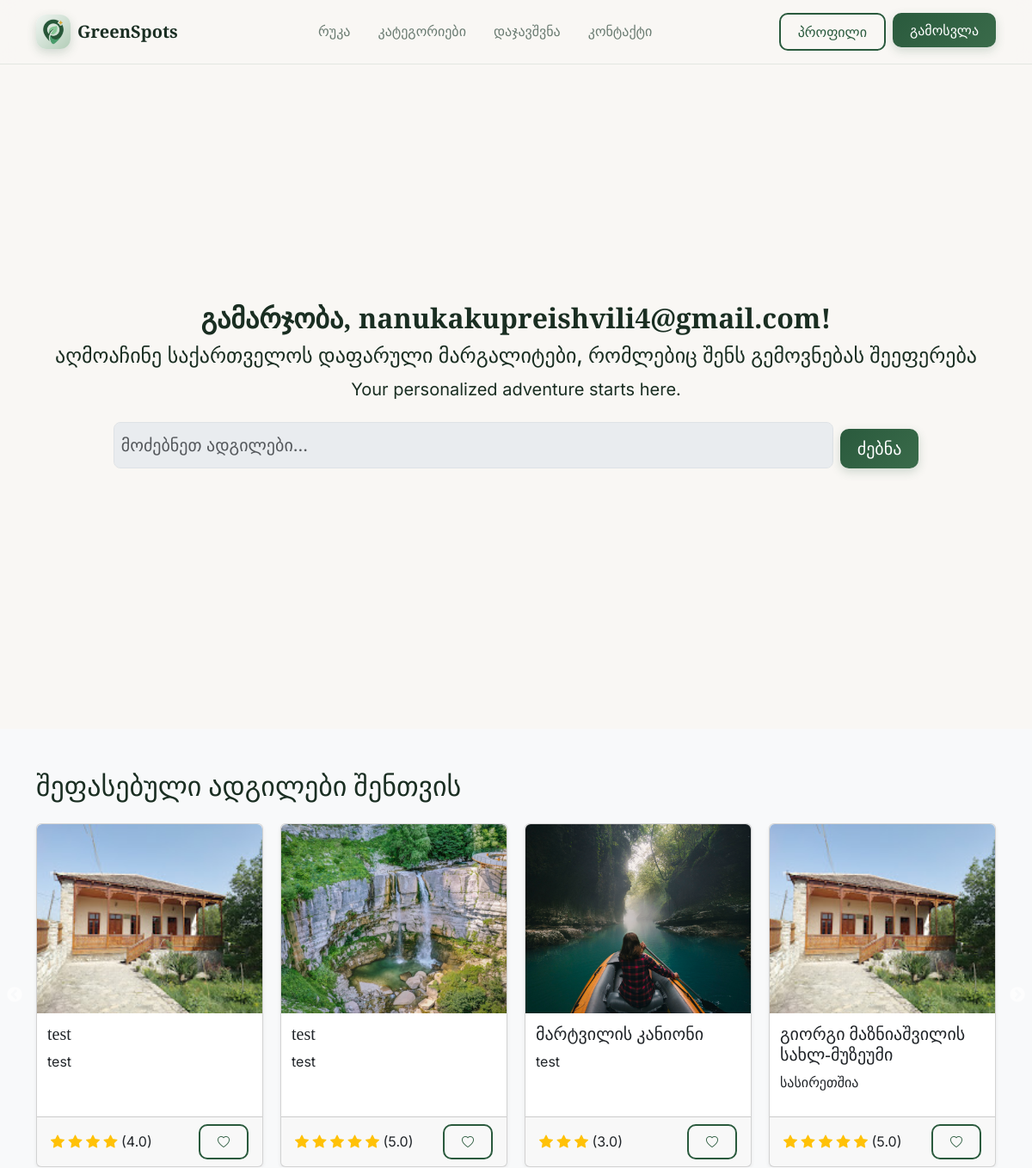
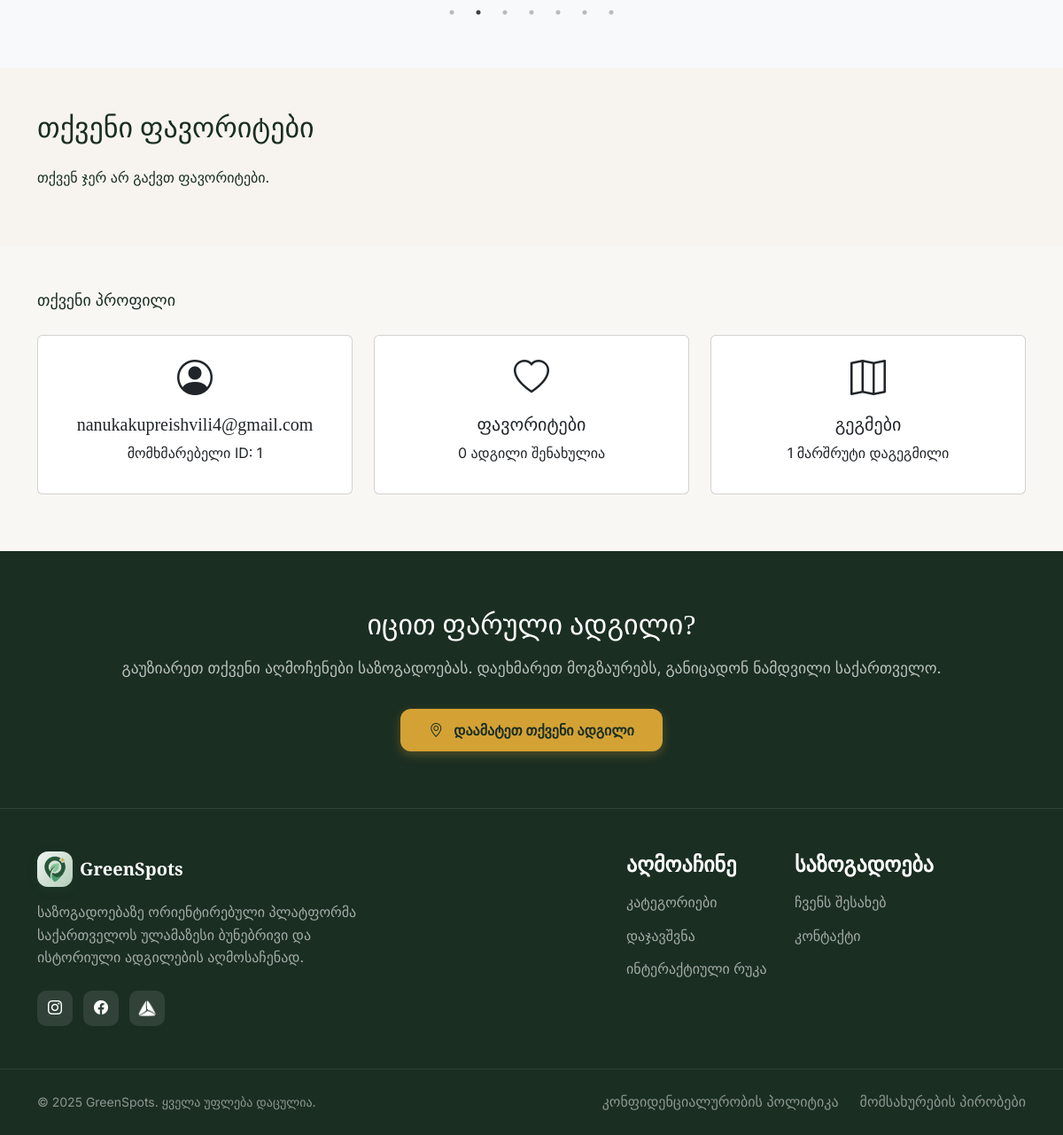
Screenshot of /home (signed in) with the database file from the repository (2 pictures, top to bottom).
### models.py (models this page shows, shortened)
class User(UserMixin, db.Model):
    id = db.Column(db.Integer, primary_key=True)
    username = db.Column(db.String(100), unique=True, nullable=False)
    email = db.Column(db.String(120), unique=True, nullable=False)
    password_hash = db.Column(db.String(200), nullable=False)  # <-- updated
    favorites = db.relationship('Place', secondary=favorites_table, backref=db.backref('favorited_by', lazy='select'))
    role = db.Column(db.String(50), default="user")  # optional
    is_admin = db.Column(db.Boolean, default=False)

class Place(db.Model):
    id = db.Column(db.Integer, primary_key=True)
    name = db.Column(db.String(150), nullable=False)
    description = db.Column(db.Text, nullable=False)
    category = db.Column(db.String(50), nullable=False)
    region = db.Column(db.String(50))
    image = db.Column(db.String(200))
    latitude = db.Column(db.Float, nullable=True)
    longitude = db.Column(db.Float, nullable=True)
    rating = db.Column(db.Float)
    user_id = db.Column(db.Integer, db.ForeignKey('user.id'))
    user = db.relationship('User', backref='places')
    ratings = db.relationship('Rating', backref='place', lazy=True)

### app.py (the view)
@app.route("/home")
@login_required
def home():
    places = Place.query.all()
    suggested_places = random.sample(places, min(10, len(places)))
    for place in suggested_places:
        place.avg_rating = round(sum(r.stars for r in place.ratings) / len(place.ratings), 1) if place.ratings else 0
    user_favorites = current_user.favorites
    max_favorites = 6
    favorites_to_show = (
        random.sample(user_favorites, max_favorites)
        if len(user_favorites) > max_favorites else user_favorites
    )
    for fav in favorites_to_show:
        fav.avg_rating = round(sum(r.stars for r in fav.ratings) / len(fav.ratings), 1) if fav.ratings else 0
    user_favorite_ids = [p.id for p in current_user.favorites]
    planned_count = PlannedRoute.query.filter_by(user_id=current_user.id).count()
    return render_template(
        "home.html",
        places=places,
        suggested_places=suggested_places,
        favorites_to_show=favorites_to_show,
        user_favorite_ids=user_favorite_ids,
        planned_count=planned_count
    )

### app.py (called while the page is built)
@login_manager.user_loader
def load_user(user_id):
    return User.query.get(int(user_id))

### templates/home.html (shortened to what this page needs)
{% extends "base.html" %}
{% block css %}
<link rel="stylesheet" href="{{ url_for('static', filename='css/index.css') }}">
<link rel="stylesheet" href="{{ url_for('static', filename='css/dashboard.css') }}">
<link rel="stylesheet" type="text/css" href="https://cdn.jsdelivr.net/npm/slick-carousel@1.8.1/slick/slick.css"/>
<link rel="stylesheet" type="text/css" href="https://cdn.jsdelivr.net/npm/slick-carousel@1.8.1/slick/slick-theme.css"/>
{% endblock %}
{% block content %}
<section class="hero-section py-5 mt-5 text-center">
    <div class="container">
        <h1 class="hero-title">გამარჯობა, {{ current_user.username }}!</h1>
        <p class="hero-slogan-georgian">აღმოაჩინე საქართველოს დაფარული მარგალიტები, რომლებიც შენს გემოვნებას შეეფერება</p>
        <p class="hero-subtitle">Your personalized adventure starts here.</p>
        <div class="d-flex justify-content-center gap-2 mt-4">
            <input type="text" class="form-control form-control-lg w-75" placeholder="მოძებნეთ ადგილები..." disabled>
            <button class="btn btn-primary-green btn-lg">ძებნა</button>
        </div>
    </div>
</section>
<section id="suggestions" class="featured-section py-5 bg-light">
    <div class="container">
        <h2 class="mb-4">შეფასებული ადგილები შენთვის</h2>
        {% if suggested_places %}
        <div class="suggested-slider">
            {% for place in suggested_places %}
            <div>
                <div class="card h-100 shadow-sm">
                    <img src="{{ url_for('static', filename='uploads/' ~ (place.image or 'placeholder.png')) }}" class="card-img-top" alt="{{ place.name }}">
                    <div class="card-body">
                        <h5 class="card-title">{{ place.name }}</h5>
                        <p class="card-text">{{ place.description }}</p>
                    </div>
                    <div class="card-footer d-flex justify-content-between align-items-center">
                        <span>
                            {% for i in range(place.avg_rating|int) %}
                                <i class="bi bi-star-fill text-warning"></i>
                            {% endfor %}
                            ({{ '%.1f' % place.avg_rating }})
                        </span>
                        <button class="btn btn-sm btn-outline-green favorite-btn" data-id="{{ place.id }}">
                            {% if place.id in user_favorite_ids %}
                                <i class="bi bi-heart-fill text-danger"></i>
                            {% else %}
                                <i class="bi bi-heart"></i>
                            {% endif %}
                        </button>
                    </div>
                </div>
            </div>
            {% endfor %}
        </div>
        {% else %}
        <p>ამ კატეგორიაში ჯერ არ არის ადგილები.</p>
        {% endif %}
    </div>
</section>
<section id="favorites" class="categories-section py-5">
    <div class="container">
        <h2 class="mb-4">თქვენი ფავორიტები</h2>
        {% if favorites_to_show %}
        <div class="favorites-slider">
            {% for favorite in favorites_to_show %}
            <div>
                <div class="card h-100">
                    <img src="{{ url_for('static', filename='uploads/' + favorite.image) }}" class="card-img-top" alt="{{ favorite.name }}">
                    <div class="card-body">
                        <h5 class="card-title">{{ favorite.name }}</h5>
                        <form method="POST" action="{{ url_for('toggle_favorite', place_id=favorite.id) }}">
                            <button type="submit" class="btn btn-sm btn-outline-green">
                                <i class="bi bi-heart-fill text-danger"></i> წაშლა
                            </button>
                        </form>
                    </div>
                </div>
            </div>
            {% endfor %}
        </div>
        {% else %}
        <p>თქვენ ჯერ არ გაქვთ ფავორიტები.</p>
        {% endif %}
    </div>
</section>
<section id="profile" class="how-section py-5">
    <div class="container">
        <a href="{{ url_for('profile') }}" class="mb-4 d-block" style="text-decoration: none; color: inherit; font-size: large;">თქვენი პროფილი</a>
        <div class="row">
            <div class="col-md-4 mb-3">
                <div class="card text-center p-3 h-100">
                    <i class="bi bi-person-circle fs-1 mb-2"></i>
                    <h5>{{ current_user.username }}</h5>
                    <p>მომხმარებელი ID: {{ current_user.id }}</p>
                </div>
            </div>
            <div class="col-md-4 mb-3">
                <div class="card text-center p-3 h-100">
                    <i class="bi bi-heart fs-1 mb-2"></i>
                    <h5>ფავორიტები</h5>
                    <p>{{ current_user.favorites|length }} ადგილი შენახულია</p>
                </div>
            </div>
            <div class="col-md-4 mb-3">
                <div class="card text-center p-3 h-100">
                    <i class="bi bi-map fs-1 mb-2"></i>
                    <h5>გეგმები</h5>
                    <p>{{ current_user.routes|length }} მარშრუტი დაგეგმილი</p>
                </div>
            </div>
        </div>
    </div>
</section>
{% endblock %}

### static/css/index.css (style rules this page uses)
:root { --forest-50: #f0f5f2; --forest-100: #d9e6de; --forest-200: #b3cdb8; --forest-300: #6b9b7a; --forest-400: #4a7d5a; --forest-500: #3a6b4a; --forest-600: #2a5a3d; --forest-700: #234a33; --forest-800: #1c3a28; --forest-900: #152a1e; --sand-50: #fdfcfa; --sand-100: #f7f4ef; --sand-200: #ede7db; --sand-300: #d9cfbc; --sand-400: #c9a855; --sand-500: #d4a234; --background: #f9f7f4; --foreground: #1a2e22; --muted: #6b7c72; --accent: #d4a234; }
html { scroll-behavior: smooth; }
* { margin: 0; padding: 0; box-sizing: border-box; }
body { font-family: "ALK life", 'Inter', sans-serif; background-color: var(--background); color: var(--foreground); line-height: 1.6; }
h1, h2, h3, h4, h5, h6 { font-family: 'Playfair Display', "ALK life", serif; }
.btn-primary-green { background: linear-gradient(135deg, var(--forest-600), var(--forest-500)); border: none; color: white; padding: 0.5rem 1.25rem; border-radius: 10px; font-weight: 500; transition: all 0.3s ease; box-shadow: 0 4px 12px rgba(42, 90, 61, 0.2); }
.btn-outline-green { background: transparent; border: 2px solid var(--forest-600); color: var(--forest-600); padding: 0.5rem 1.25rem; border-radius: 10px; font-weight: 500; transition: all 0.3s ease; }
.hero-section { position: relative; height: 100vh; display: flex; align-items: center; justify-content: center; overflow: hidden; }
.hero-title { font-size: 4rem; font-weight: 700; margin-bottom: 1rem; animation: fadeUp 0.6s ease-out 0.1s forwards; opacity: 0; }
.hero-slogan-georgian { font-size: 1.5rem; font-weight: 500; margin-bottom: 0.5rem; opacity: 0.9; animation: fadeUp 0.6s ease-out 0.2s forwards; opacity: 0; }
.hero-subtitle { font-size: 1.25rem; opacity: 0.7; margin-bottom: 3rem; animation: fadeUp 0.6s ease-out 0.3s forwards; opacity: 0; }
.featured-section { padding: 6rem 0; background: var(--background); }
.categories-section { padding: 6rem 0; background: var(--sand-100); }
.how-section { padding: 6rem 0; background: var(--background); }
img { max-width: 100%; height: auto; }
body { overflow-x: hidden; }

### static/css/dashboard.css (style rules this page uses)
body { font-family: "ALK life", 'Inter', sans-serif; margin: 0; padding: 0; }
html { scroll-behavior: smooth; }
.card-img-top { width: 100%; height: 200px; object-fit: cover; object-position: center; border-radius: 6px 6px 0 0; }
.card-body { min-height: 120px; padding: 0.75rem; }
.card.h-100 { display: flex; flex-direction: column; }
.card.h-100 .card-body { flex-grow: 1; }
#suggestions .card-img-top { height: 220px; }
.hero-section { padding: 3rem 1rem 2rem 1rem; text-align: center; }
.hero-section h1.hero-title { margin-bottom: 0.5rem; line-height: 1.2; font-size: 2rem; }
.hero-section p { margin-bottom: 0.5rem; line-height: 1.4; }
.hero-section .d-flex { flex-wrap: wrap; justify-content: center; gap: 0.5rem; margin-top: 1rem; }
.hero-section .form-control { max-width: 100%; min-width: 200px; padding: 0.5rem; }
.hero-section .btn-lg { margin-top: 0.5rem; }
#profile .col-md-4 { margin-bottom: 15px; }
.suggested-slider .slick-slide { padding: 0 10px; }
.suggested-slider { margin: 0 -10px; }
.suggested-slider .card { height: 100%; }

### rows the page displays
User: username "nanukakupreishvili4@gmail.com", id "1"
Place: image+name (picture), name "test", description "test", avg_rating "4.0"
Place: image+name (picture), name "test", description "test", avg_rating "5.0"
Place: image (picture), name "მარტვილის კანიონი", description "test", avg_rating "3.0"
Place: image (picture), name "გიორგი მაზნიაშვილის სახლ-მუზეუმი", description "სასირეთშია", avg_rating "5.0"

### other values shown
{{ current_user.favorites|length }} "0"
{{ current_user.routes|length }} "1"
